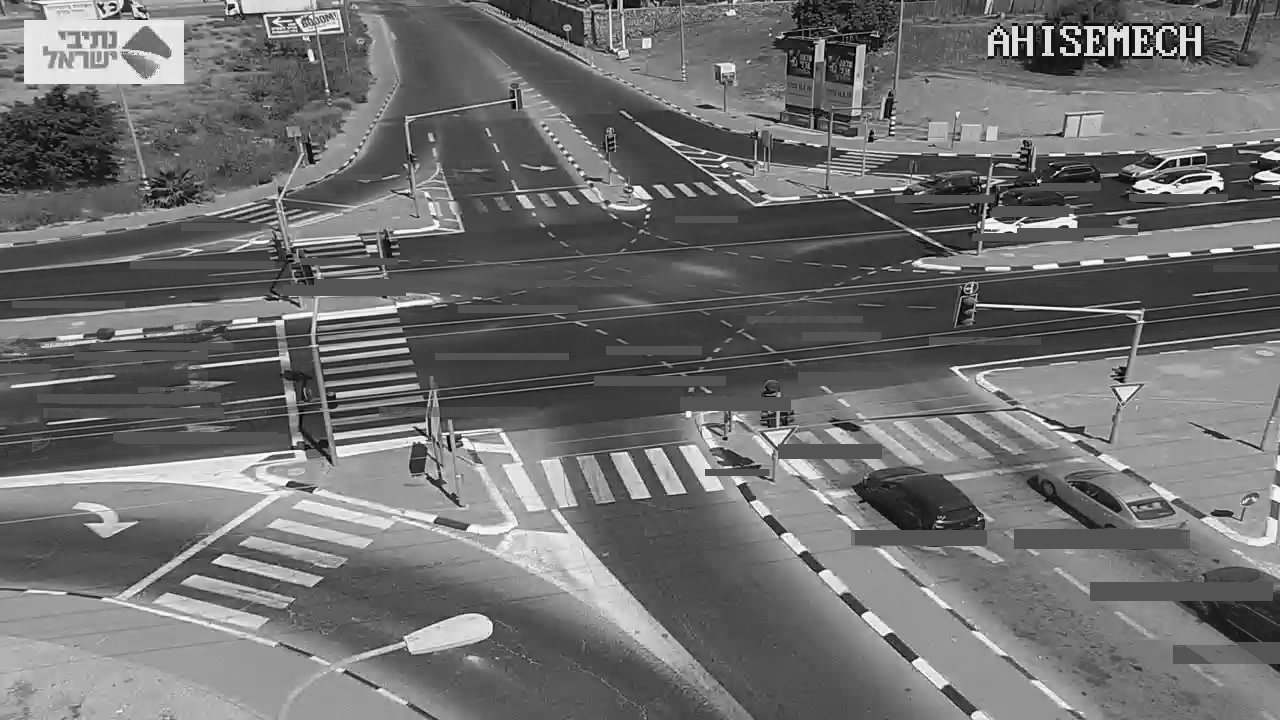
#> input picture experimental/median.jpg, 1280 x 720 px, found by its file name
$ python experimental.py   (older library calls are emulated)
#> lines starting #> are read from the running program, lines starting #| are printed output that depends on the picture; after the words box and inside, x2 and y2 are one past the last pixel; in counts of white or black regions, pixels touching at a corner belong together
import numpy as np
from cv2 import cv2
import matplotlib.pyplot as plt

erosion_size = 0
max_elem = 2
max_kernel_size = 21
title_trackbar_element_type = 'Element:\n 0: Rect \n 1: Cross \n 2: Ellipse'
title_trackbar_kernel_size = 'Kernel size:\n 2n +1'
title_erosion_window = 'Erosion Demo'
title_dilatation_window = 'Dilation Demo'


# [45 lines left out: function demo_erosion_dilatation, not called in this run]


def demo_thersholding(img, threshold=None, show=True, thresh_type=cv2.THRESH_BINARY_INV):
    plt.figure(654)

    hist, bins = np.histogram(img.ravel(), 256, [0, 256])

    threshold = threshold if threshold is not None else bins[hist.argmax()]
    # threshold = threshold if threshold is not None else np.median(img)
    # aimg = cv2.cvtColor(img/255, cv2.COLOR_BGR2GRAY)  # or convert
    equ = cv2.equalizeHist(img.astype(np.uint8))

    threshold, equ_threshed = cv2.threshold(equ, threshold, equ.max(), thresh_type)

    if show:
        # Show histogram
        cdf = hist.cumsum()
        cdf_normalized = cdf * hist.max() / cdf.max()
        plt.plot(cdf_normalized, color='b')
        plt.hist(img.flatten(), 256, [0, 256], color='r')
        plt.xlim([0, 256])
        plt.legend(('cdf', 'histogram'), loc='upper left')
        plt.show()

        # Compare images
        res = np.hstack((img, equ.astype(np.float)))  # stacking images side-by-side
        threshold, ret = cv2.threshold(res, threshold, res.max(), thresh_type)
        ret = ret / 255.
        cv2.imshow('try...', ret)
        cv2.waitKey(0)
    return equ_threshed


def main():
    median = cv2.imread(r'median.jpg', cv2.IMREAD_GRAYSCALE)
#> median is the input picture: shape (720, 1280); min 0, max 255, mean 110.8
    src = median

    hist, bins = np.histogram(src.ravel(), 256, [0, 256])
#> hist = 256 values, max 37496 at index 84, min 48 at index 1, mean 3600; bins = 257 values from 0 to 256
    threshold = bins[hist.argmax()] * 1.1
#> threshold = 92.4
    th = demo_thersholding(src, threshold=threshold)
#> in demo_thersholding, `hist, bins = np.histogram(img.ravel(), 256, [0, 256])`: bins = 257 values from 0 to 256
#> in demo_thersholding, `threshold = threshold if threshold is not None else bins[hist.argmax()]`: threshold = 92.4
#> in demo_thersholding, `equ = cv2.equalizeHist(img.astype(np.uint8))`:
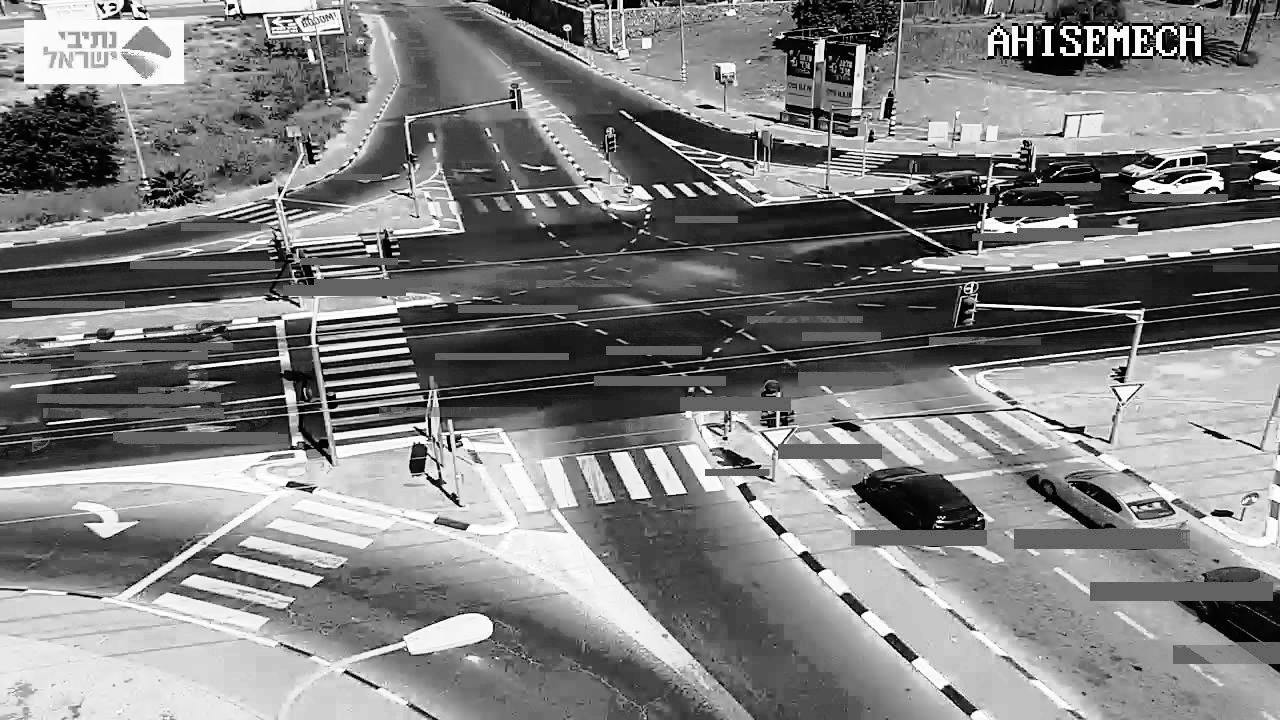
#> equ: shape (720, 1280); min 0, max 255, mean 128.5
#> in demo_thersholding, `threshold, equ_threshed = cv2.threshold(equ, threshold, equ.max(), thr..`:
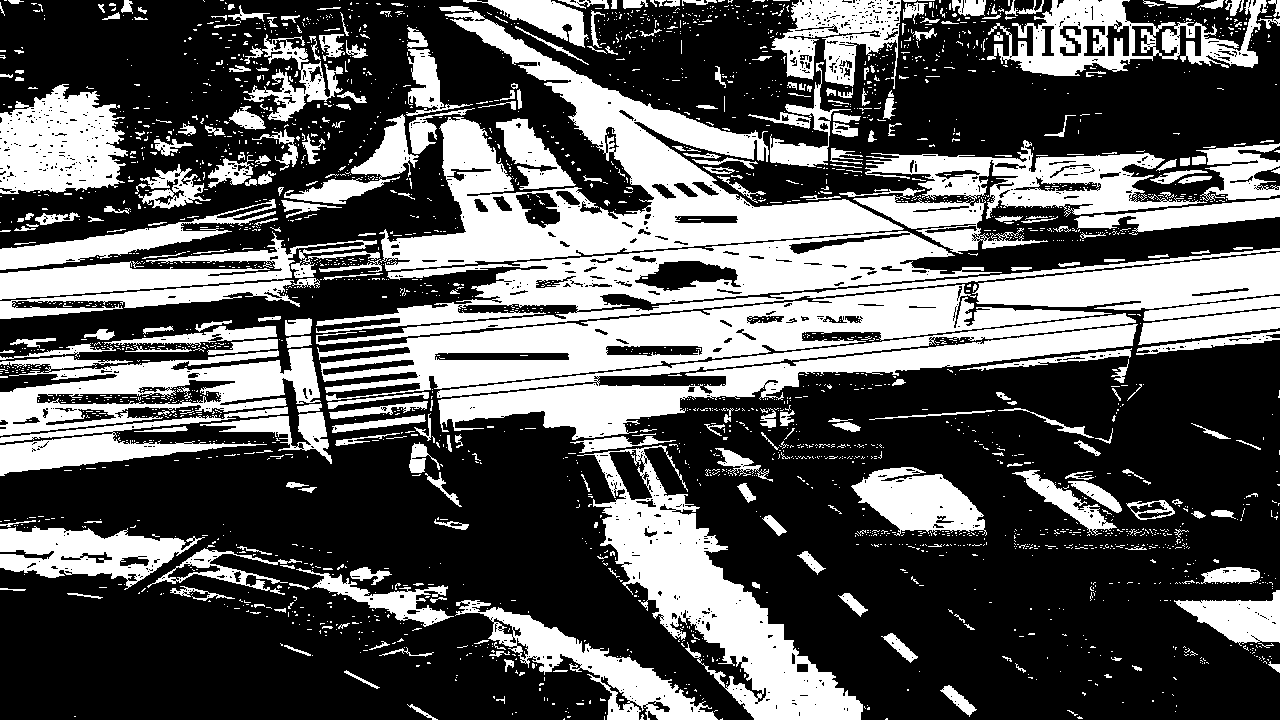
#> equ_threshed: shape (720, 1280); 35% white; 2775 white regions (2452 under 20 px), largest, box (x1, y1, x2, y2) and area: (379, 11, 904, 271) 37002, (317, 284, 1112, 401) 28044, (316, 231, 1280, 345) 26422
#> in demo_thersholding, `threshold, equ_threshed = cv2.threshold(equ, threshold, equ.max(), thr..`: threshold = 92
#> in demo_thersholding, `cdf = hist.cumsum()`: cdf = 256 values from 72 to 921600
#> in demo_thersholding, `cdf_normalized = cdf * hist.max() / cdf.max()`: cdf_normalized = 256 values from 2.93 to 37496
#> in demo_thersholding, `plt.show()`:
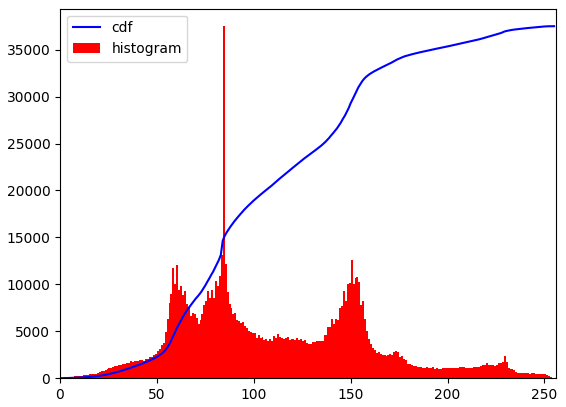
#> figure drawn by matplotlib, 1 panel; tallest bar 37496 high, from x = 84 to 85; curve peaks at x = 255, y = 37496
#> in demo_thersholding, `res = np.hstack((img, equ.astype(np.float)))`:
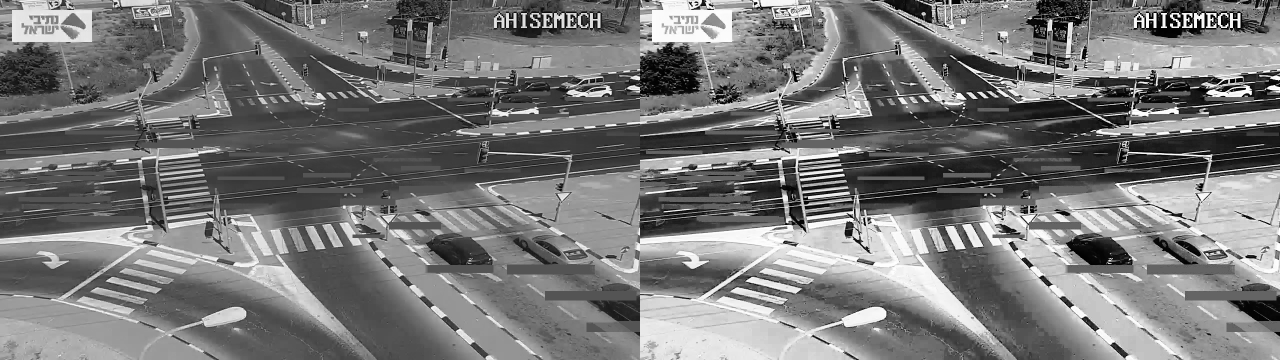
#> res: shape (720, 2560) float64 (shown at 1/2 size); min 0, max 255, mean 119.7
#> in demo_thersholding, `threshold, ret = cv2.threshold(res, threshold, res.max(), thresh_type)`:
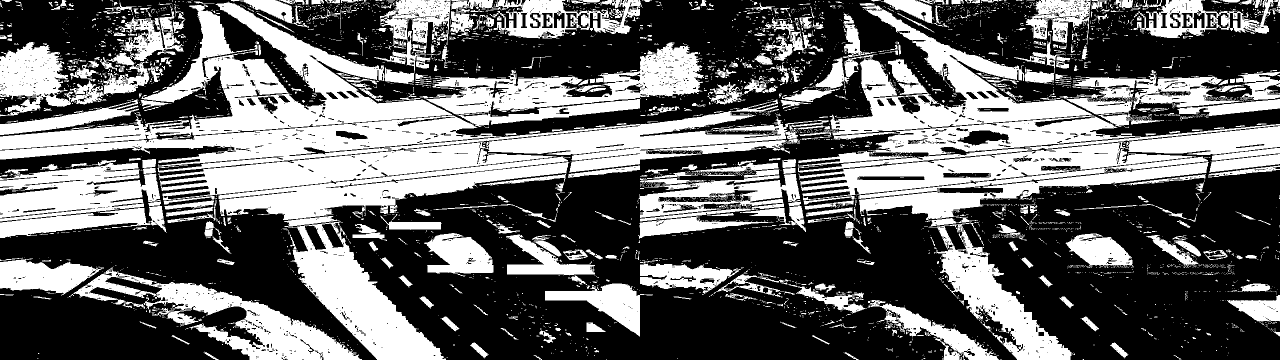
#> ret: shape (720, 2560) float64 (shown at 1/2 size); 40.5% white; 4198 white regions (3622 under 20 px), largest, box (x1, y1, x2, y2) and area: (0, 199, 1660, 345) 70700, (0, 3, 904, 300) 64484, (317, 284, 1139, 440) 61452

    # cv2.imshow('threshed',th)

    erosion_size = 5
    erosion_type = cv2.MORPH_ELLIPSE
    element = cv2.getStructuringElement(erosion_type, (2 * erosion_size + 1, 2 * erosion_size + 1),
                                        (erosion_size, erosion_size))
    erosion_dst = cv2.erode(th, element, iterations=1)
#> erosion_dst: shape (720, 1280); 10.4% white; 243 white regions (131 under 20 px), largest, box (x1, y1, x2, y2) and area: (610, 511, 858, 720) 10153, (983, 257, 1280, 304) 7065, (560, 84, 750, 184) 5369
    cv2.imshow('erosion', erosion_dst)

    dialation_dst = cv2.dilate(erosion_dst, element, iterations=2)
#> dialation_dst: shape (720, 1280); 33.3% white; 47 white regions, largest, box (x1, y1, x2, y2) and area: (302, 15, 986, 480) 121323, (707, 247, 1280, 402) 34300, (600, 489, 868, 720) 23036
    cv2.imshow('dialation', dialation_dst)
    # =====================================================================
    mask = cv2.inRange(median, 0, threshold*1.3)
#> mask: shape (720, 1280); 59.7% white; 1507 black regions (1267 under 20 px), largest, box (x1, y1, x2, y2) and area: (0, 293, 1280, 720) 221534, (635, 0, 1280, 249) 35086, (0, 0, 270, 178) 18250
    result = cv2.bitwise_and(median, median, mask=mask)
    result2 = cv2.bitwise_and(median, mask, mask=mask)

    dialation_size = 2
    erosion_size = 1

    def a(img, dialation_size, erosion_size, dialation_iter=2, erosion_iter=1):
        mask = cv2.inRange(img, 0, threshold * 1.3)
        def get_element(size, type=cv2.MORPH_ELLIPSE):
            ksize = (2 * size + 1, 2 * size + 1)
            anchor = (size, size)
            element = cv2.getStructuringElement(type, ksize=ksize ,anchor=anchor)
            return element

        dialation_element, erose_element= [get_element(size) for size in [dialation_size, erosion_size]]
        dialated_mask = cv2.dilate(mask, dialation_element, iterations=dialation_iter)

        dialate_and_erosed = cv2.erode(dialated_mask, erose_element, iterations=erosion_iter)
        erosed_mask = cv2.erode(mask, erose_element, iterations=erosion_iter)

        items = [img,
                 mask,
                 # result,
                 # result2,
                 dialated_mask,
                 dialate_and_erosed,
                 # erosed_mask,
                 ]
        cols = 2
        rows = (len(items)+1) // cols
        plt.subplot(rows, cols, 1)
        for i, img in enumerate(items, start=1):
            plt.subplot(rows, cols, i)
            plt.imshow(img, cmap="gray")
        plt.show()

    a(median, dialation_size=2, erosion_size=2, dialation_iter=2, erosion_iter=4)
#> in a, `dialated_mask = cv2.dilate(mask, dialation_element, iterations=dialati..`: dialated_mask: shape (720, 1280); 77.8% white; 216 black regions (136 under 20 px), largest, box (x1, y1, x2, y2) and area: (0, 433, 689, 670) 45212, (0, 592, 460, 720) 38625, (1092, 346, 1280, 575) 23081
#> in a, `dialate_and_erosed = cv2.erode(dialated_mask, erose_element, iteration..`: dialate_and_erosed: shape (720, 1280); 59.1% white; 49 black regions, largest, box (x1, y1, x2, y2) and area: (0, 425, 720, 693) 67402, (677, 407, 1112, 720) 49118, (0, 573, 468, 720) 46137
#> in a, `erosed_mask = cv2.erode(mask, erose_element, iterations=erosion_iter)`: erosed_mask: shape (720, 1280); 21.6% white; 163 white regions (72 under 20 px), largest, box (x1, y1, x2, y2) and area: (580, 492, 917, 720) 31280, (300, 558, 720, 720) 22751, (391, 0, 747, 181) 14737
#> in a, `rows = (len(items)+1) // cols`: rows = 2
#> the loop in a, `for i, img in enumerate(items, start=1):` made 4 passes
    blure_size = 45
    blured = cv2.GaussianBlur(median, (blure_size , blure_size), 0)
    a(blured, dialation_size=2, erosion_size=2, dialation_iter=2, erosion_iter=4)
#> in a (call 2), `mask = cv2.inRange(img, 0, threshold * 1.3)`: mask: shape (720, 1280); 61.4% white; 32 black regions (4 under 20 px), largest, box (x1, y1, x2, y2) and area: (677, 341, 1280, 720) 104628, (0, 421, 728, 706) 69756, (0, 556, 495, 720) 51699
#> in a (call 2), `dialated_mask = cv2.dilate(mask, dialation_element, iterations=dialati..`: dialated_mask: shape (720, 1280); 67.6% white; 35 black regions (3 under 20 px), largest, box (x1, y1, x2, y2) and area: (681, 345, 1280, 720) 91281, (0, 425, 711, 691) 61794, (0, 578, 458, 720) 45735
#> in a (call 2), `dialate_and_erosed = cv2.erode(dialated_mask, erose_element, iteration..`: dialate_and_erosed: shape (720, 1280); 55.5% white; 22 black regions, largest, box (x1, y1, x2, y2) and area: (609, 337, 1280, 720) 119734, (0, 417, 719, 699) 78310, (0, 570, 499, 720) 54679
#> in a (call 2), `erosed_mask = cv2.erode(mask, erose_element, iterations=erosion_iter)`: erosed_mask: shape (720, 1280); 48.9% white; 13 white regions (2 under 20 px), largest, box (x1, y1, x2, y2) and area: (0, 0, 1280, 466) 306480, (282, 492, 914, 720) 60788, (0, 21, 363, 224) 38030
#> the loop in a (call 2), `for i, img in enumerate(items, start=1):` made 4 passes
    blure_size = 7
    blured = cv2.medianBlur(median, blure_size)
    a(blured, dialation_size=3, erosion_size=2, dialation_iter=2, erosion_iter=4)
#> call 3 of a, with dialation_size = 3, erosion_size = 2, dialation_iter = 2, erosion_iter = 4
#> in a (call 3), `mask = cv2.inRange(img, 0, threshold * 1.3)`: mask: shape (720, 1280); 61.1% white; 192 black regions (79 under 20 px), largest, box (x1, y1, x2, y2) and area: (0, 293, 752, 720) 123469, (678, 387, 1111, 720) 56423, (515, 0, 1280, 206) 43814
#> in a (call 3), `dialated_mask = cv2.dilate(mask, dialation_element, iterations=dialati..`: dialated_mask: shape (720, 1280); 75.8% white; 87 black regions (44 under 20 px), largest, box (x1, y1, x2, y2) and area: (0, 434, 716, 691) 46768, (0, 587, 458, 720) 40239, (956, 347, 1280, 573) 31408
#> in a (call 3), `dialate_and_erosed = cv2.erode(dialated_mask, erose_element, iteration..`: dialate_and_erosed: shape (720, 1280); 60.9% white; 33 black regions, largest, box (x1, y1, x2, y2) and area: (0, 426, 741, 715) 65791, (677, 409, 1110, 720) 46802, (0, 579, 466, 720) 45962
#> in a (call 3), `erosed_mask = cv2.erode(mask, erose_element, iterations=erosion_iter)`:
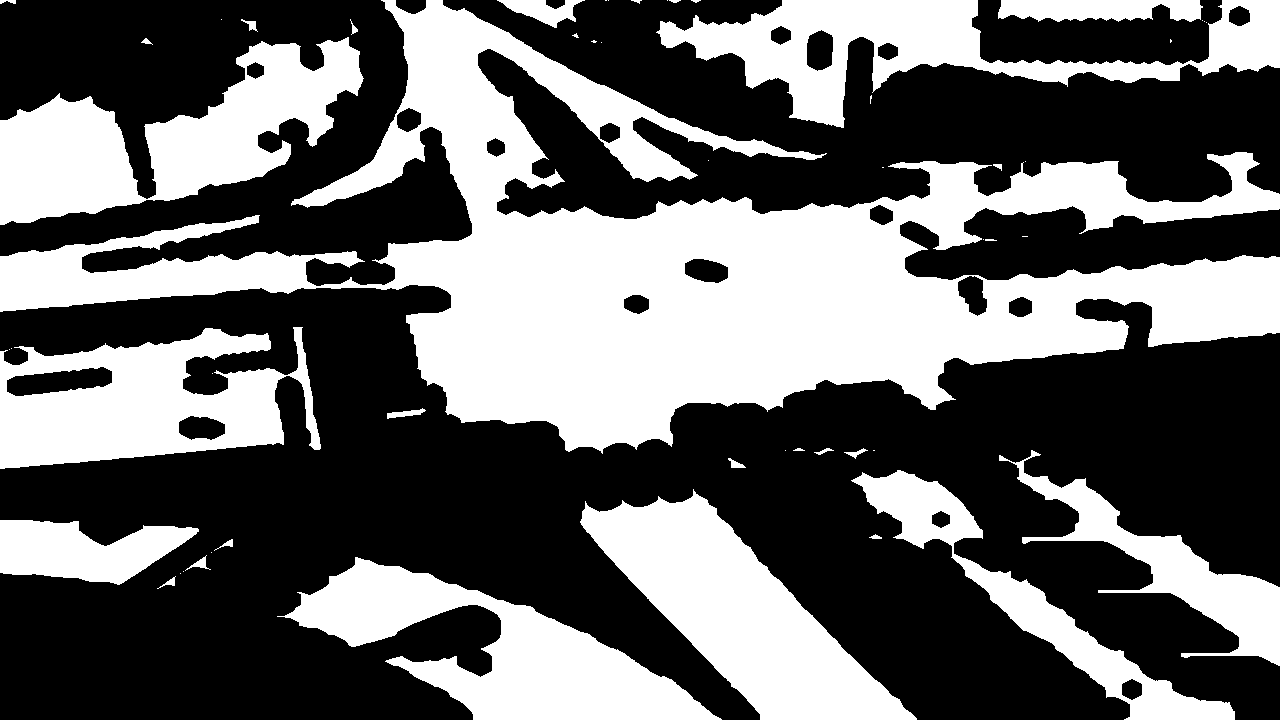
#> erosed_mask: shape (720, 1280); 40.6% white; 54 white regions (26 under 20 px), largest, box (x1, y1, x2, y2) and area: (0, 0, 1280, 454) 186141, (580, 489, 917, 720) 31938, (0, 37, 364, 225) 31230
#> the loop in a (call 3), `for i, img in enumerate(items, start=1):` made 4 passes

    cv2.waitKey(0)
    str(th)


if __name__ == '__main__':
    main()
